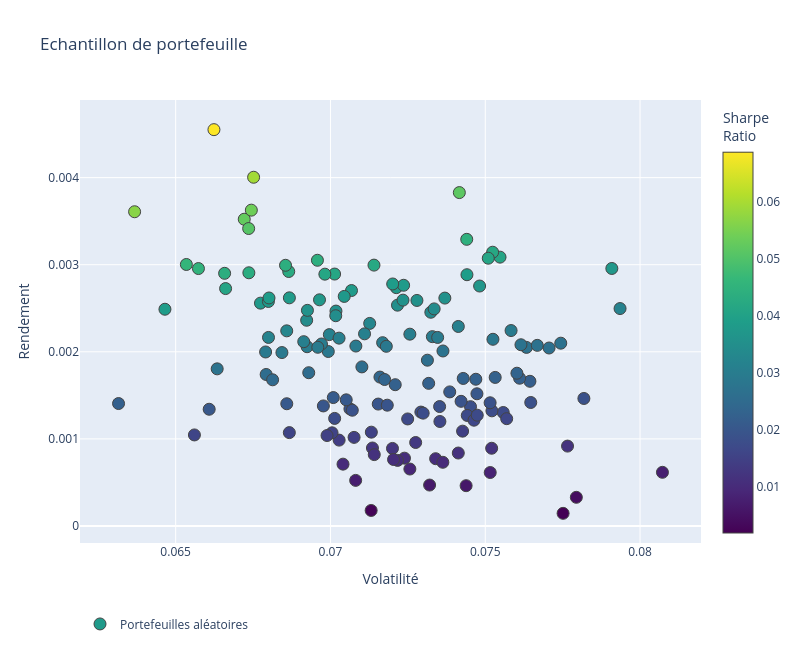

The notebook cell saved with this chart:
### Code cell
## Afficher le graphe d'échantillon de portefeuille
Portefeuilles = go.Scatter(name = "Portefeuilles aléatoires", x = risq,y = R_esp,mode = "markers", marker = dict(size=12,
        color = SR, colorscale = "Viridis", showscale = True,line_width = 1,colorbar = dict(title = "Sharpe<br>Ratio")
        ),text = "portefeuille")

data = [Portefeuilles]

layout = go.Layout(title = "Echantillon de portefeuille", yaxis = dict(title = "Rendement"), xaxis = dict(title = "Volatilité"),
                    width = 800, height = 650, showlegend = True, legend = dict(orientation = "h", x = 0, y = -0.15))

fig = go.Figure(data = data, layout = layout)

fig.show()

### Figure 1 — Plotly figure (JSON) as saved in the notebook; plotly's stock layout.template omitted (floating-point values rounded to 4 significant figures; data arrays with more than 128 entries replaced by an {"elided": "..."} marker saying what was removed)
{"data": [{"marker": {"color": {"elided": "150 float values"}, "colorbar": {"title": {"text": "Sharpe<br>Ratio"}}, "colorscale": [[0, "#440154"], [0.1111, "#482878"], [0.2222, "#3e4989"], [0.3333, "#31688e"], [0.4444, "#26828e"], [0.5556, "#1f9e89"], [0.6667, "#35b779"], [0.7778, "#6ece58"], [0.8889, "#b5de2b"], [1, "#fde725"]], "line": {"width": 1}, "showscale": true, "size": 12}, "mode": "markers", "name": "Portefeuilles aléatoires", "text": "portefeuille", "type": "scatter", "x": {"elided": "150 float values"}, "y": {"elided": "150 float values"}}], "layout": {"height": 650, "legend": {"orientation": "h", "x": 0, "y": -0.15}, "showlegend": true, "title": {"text": "Echantillon de portefeuille"}, "width": 800, "xaxis": {"title": {"text": "Volatilité"}}, "yaxis": {"title": {"text": "Rendement"}}}}
